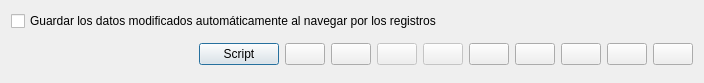
<?xml version="1.0" encoding="UTF-8"?>
<ui version="4.0">
 <class>DBRecordDlg</class>
 <widget class="QDialog" name="DBRecordDlg">
  <property name="geometry">
   <rect>
    <x>0</x>
    <y>0</y>
    <width>704</width>
    <height>83</height>
   </rect>
  </property>
  <property name="windowTitle">
   <string/>
  </property>
  <property name="windowIcon">
   <iconset resource="../../../resources/resources.qrc">
    <normaloff>:/aplicacion/images/alephLogoIcon.ico</normaloff>:/aplicacion/images/alephLogoIcon.ico</iconset>
  </property>
  <layout class="QVBoxLayout" name="verticalLayout_2">
   <item>
    <layout class="QVBoxLayout" name="widgetLayout"/>
   </item>
   <item>
    <widget class="QCheckBox" name="chkNavigateSavingChanges">
     <property name="whatsThis">
      <string>Si este checkbox está seleccionado, y usted ha modificado datos, éstos se guardarán automáticamente al pulsar los botones &quot;Anterior&quot;, &quot;Siguiente&quot;, &quot;Primero&quot; o &quot;Último&quot;. Si no está seleccionado, se le preguntará si desea guardar los datos modificados.</string>
     </property>
     <property name="text">
      <string>Guardar los datos modificados automáticamente al navegar por los registros</string>
     </property>
    </widget>
   </item>
   <item>
    <widget class="QFrame" name="frameButtons">
     <property name="frameShape">
      <enum>QFrame::NoFrame</enum>
     </property>
     <property name="frameShadow">
      <enum>QFrame::Plain</enum>
     </property>
     <property name="lineWidth">
      <number>0</number>
     </property>
     <layout class="QVBoxLayout" name="verticalLayout">
      <property name="margin">
       <number>0</number>
      </property>
      <item>
       <layout class="QHBoxLayout" name="dbButtonsLayout">
        <item>
         <spacer name="horizontalSpacer">
          <property name="orientation">
           <enum>Qt::Horizontal</enum>
          </property>
          <property name="sizeHint" stdset="0">
           <size>
            <width>40</width>
            <height>20</height>
           </size>
          </property>
         </spacer>
        </item>
        <item>
         <widget class="QPushButton" name="pbEditScript">
          <property name="sizePolicy">
           <sizepolicy hsizetype="Minimum" vsizetype="Maximum">
            <horstretch>0</horstretch>
            <verstretch>0</verstretch>
           </sizepolicy>
          </property>
          <property name="toolTip">
           <string>Edita el script que controla esta página</string>
          </property>
          <property name="statusTip">
           <string>Edita el script que controla esta página</string>
          </property>
          <property name="whatsThis">
           <string>Edita el script que controla esta página</string>
          </property>
          <property name="text">
           <string>Script</string>
          </property>
          <property name="icon">
           <iconset>
            <normaloff>:/presupuestos/images/kate.png</normaloff>:/presupuestos/images/kate.png</iconset>
          </property>
         </widget>
        </item>
        <item>
         <widget class="QPushButton" name="pbPrint">
          <property name="sizePolicy">
           <sizepolicy hsizetype="Minimum" vsizetype="Maximum">
            <horstretch>0</horstretch>
            <verstretch>0</verstretch>
           </sizepolicy>
          </property>
          <property name="toolTip">
           <string>Abre el formulario de impresión de este registro. 
Podrá enviarlo también por correo electrónico (F9)</string>
          </property>
          <property name="statusTip">
           <string>Abre el formulario de impresión de este registro. \nPodrá enviarlo también por correo electrónico (F9)</string>
          </property>
          <property name="whatsThis">
           <string>Abre el formulario de impresión de este registro. 
Podrá enviarlo también por correo electrónico (F9)</string>
          </property>
          <property name="text">
           <string/>
          </property>
          <property name="icon">
           <iconset resource="../../../resources/resources.qrc">
            <normaloff>:/generales/images/print.png</normaloff>:/generales/images/print.png</iconset>
          </property>
          <property name="iconSize">
           <size>
            <width>24</width>
            <height>24</height>
           </size>
          </property>
          <property name="shortcut">
           <string>F9</string>
          </property>
         </widget>
        </item>
        <item>
         <widget class="QPushButton" name="pbHistory">
          <property name="statusTip">
           <string>Muestra el historial de cambios de este registro (F10)</string>
          </property>
          <property name="text">
           <string/>
          </property>
          <property name="icon">
           <iconset resource="../../../resources/resources.qrc">
            <normaloff>:/generales/images/history.png</normaloff>:/generales/images/history.png</iconset>
          </property>
          <property name="iconSize">
           <size>
            <width>24</width>
            <height>24</height>
           </size>
          </property>
          <property name="shortcut">
           <string>F10</string>
          </property>
         </widget>
        </item>
        <item>
         <widget class="QPushButton" name="pbSave">
          <property name="enabled">
           <bool>false</bool>
          </property>
          <property name="sizePolicy">
           <sizepolicy hsizetype="Maximum" vsizetype="Maximum">
            <horstretch>0</horstretch>
            <verstretch>0</verstretch>
           </sizepolicy>
          </property>
          <property name="toolTip">
           <string>Guarda la información modificada de este registro. (F12)</string>
          </property>
          <property name="statusTip">
           <string>Guarda la información modificada de este registro. (F12)</string>
          </property>
          <property name="whatsThis">
           <string>Guarda la información modificada de este registro. (F12)</string>
          </property>
          <property name="text">
           <string/>
          </property>
          <property name="icon">
           <iconset resource="../../../resources/resources.qrc">
            <normaloff>:/generales/images/save.png</normaloff>:/generales/images/save.png</iconset>
          </property>
          <property name="iconSize">
           <size>
            <width>24</width>
            <height>24</height>
           </size>
          </property>
          <property name="shortcut">
           <string>F12</string>
          </property>
          <property name="flat">
           <bool>false</bool>
          </property>
         </widget>
        </item>
        <item>
         <widget class="QPushButton" name="pushButton">
          <property name="enabled">
           <bool>false</bool>
          </property>
          <property name="sizePolicy">
           <sizepolicy hsizetype="Minimum" vsizetype="Maximum">
            <horstretch>0</horstretch>
            <verstretch>0</verstretch>
           </sizepolicy>
          </property>
          <property name="toolTip">
           <string>Guarda el registro actual e inicia la navegación por uno nuevo (F11)</string>
          </property>
          <property name="text">
           <string/>
          </property>
          <property name="icon">
           <iconset resource="../../../resources/resources.qrc">
            <normaloff>:/generales/images/saveAndNew.png</normaloff>:/generales/images/saveAndNew.png</iconset>
          </property>
          <property name="iconSize">
           <size>
            <width>24</width>
            <height>24</height>
           </size>
          </property>
          <property name="shortcut">
           <string>F11</string>
          </property>
         </widget>
        </item>
        <item>
         <widget class="QPushButton" name="pbFirst">
          <property name="sizePolicy">
           <sizepolicy hsizetype="Maximum" vsizetype="Maximum">
            <horstretch>0</horstretch>
            <verstretch>0</verstretch>
           </sizepolicy>
          </property>
          <property name="toolTip">
           <string>Ir al primer registro (Page Init)</string>
          </property>
          <property name="text">
           <string/>
          </property>
          <property name="icon">
           <iconset resource="../../../resources/resources.qrc">
            <normaloff>:/generales/images/firstrecord.png</normaloff>:/generales/images/firstrecord.png</iconset>
          </property>
          <property name="iconSize">
           <size>
            <width>24</width>
            <height>24</height>
           </size>
          </property>
          <property name="shortcut">
           <string>Home</string>
          </property>
         </widget>
        </item>
        <item>
         <widget class="QPushButton" name="pbPrevious">
          <property name="sizePolicy">
           <sizepolicy hsizetype="Maximum" vsizetype="Maximum">
            <horstretch>0</horstretch>
            <verstretch>0</verstretch>
           </sizepolicy>
          </property>
          <property name="toolTip">
           <string>Ir al registro anterior (Retr. Pag.)</string>
          </property>
          <property name="text">
           <string/>
          </property>
          <property name="icon">
           <iconset resource="../../../resources/resources.qrc">
            <normaloff>:/generales/images/previuosrecord.png</normaloff>:/generales/images/previuosrecord.png</iconset>
          </property>
          <property name="iconSize">
           <size>
            <width>24</width>
            <height>24</height>
           </size>
          </property>
          <property name="shortcut">
           <string>PgUp</string>
          </property>
         </widget>
        </item>
        <item>
         <widget class="QPushButton" name="pbNext">
          <property name="sizePolicy">
           <sizepolicy hsizetype="Maximum" vsizetype="Maximum">
            <horstretch>0</horstretch>
            <verstretch>0</verstretch>
           </sizepolicy>
          </property>
          <property name="toolTip">
           <string>Ir al registro siguiente (Avz. Pág)</string>
          </property>
          <property name="text">
           <string/>
          </property>
          <property name="icon">
           <iconset resource="../../../resources/resources.qrc">
            <normaloff>:/generales/images/nextrecord.png</normaloff>:/generales/images/nextrecord.png</iconset>
          </property>
          <property name="iconSize">
           <size>
            <width>24</width>
            <height>24</height>
           </size>
          </property>
          <property name="shortcut">
           <string>PgDown</string>
          </property>
         </widget>
        </item>
        <item>
         <widget class="QPushButton" name="pbLast">
          <property name="sizePolicy">
           <sizepolicy hsizetype="Maximum" vsizetype="Maximum">
            <horstretch>0</horstretch>
            <verstretch>0</verstretch>
           </sizepolicy>
          </property>
          <property name="toolTip">
           <string>Ir al último registro (Page End)</string>
          </property>
          <property name="text">
           <string/>
          </property>
          <property name="icon">
           <iconset resource="../../../resources/resources.qrc">
            <normaloff>:/generales/images/lastrecord.png</normaloff>:/generales/images/lastrecord.png</iconset>
          </property>
          <property name="iconSize">
           <size>
            <width>24</width>
            <height>24</height>
           </size>
          </property>
          <property name="shortcut">
           <string>End</string>
          </property>
         </widget>
        </item>
        <item>
         <widget class="QPushButton" name="pbClose">
          <property name="sizePolicy">
           <sizepolicy hsizetype="Maximum" vsizetype="Maximum">
            <horstretch>0</horstretch>
            <verstretch>0</verstretch>
           </sizepolicy>
          </property>
          <property name="toolTip">
           <string>Pulse aquí para cerrar esta ventana. (ESC)</string>
          </property>
          <property name="statusTip">
           <string>Pulse aquí para cerrar esta ventana.</string>
          </property>
          <property name="whatsThis">
           <string>Pulse aquí para cerrar esta ventana.</string>
          </property>
          <property name="text">
           <string/>
          </property>
          <property name="icon">
           <iconset resource="../../../resources/resources.qrc">
            <normaloff>:/generales/images/close.png</normaloff>:/generales/images/close.png</iconset>
          </property>
          <property name="iconSize">
           <size>
            <width>24</width>
            <height>24</height>
           </size>
          </property>
          <property name="shortcut">
           <string>Esc</string>
          </property>
         </widget>
        </item>
       </layout>
      </item>
     </layout>
    </widget>
   </item>
  </layout>
 </widget>
 <resources>
  <include location="../../../resources/resources.qrc"/>
  <include location="../../../resources/resources.qrc"/>
 </resources>
 <connections/>
</ui>
